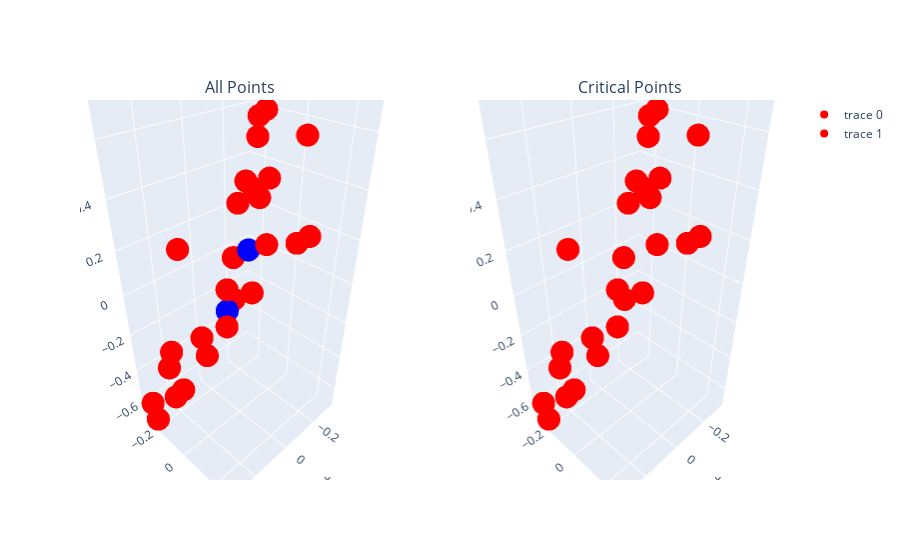

The cell this chart's notebook holds for it:
### Markdown cell above
Now lets visualize the critical points calculated by our model for the predestrian clouds from before. Recall that these are the points that contributed to the global feature. Why do you think these were the critical points the model ended up using? (Feel free to use different point clouds for your analysis)

### Code cell
plot_crit_points_from_file(model, 'data/sweeps/MOTORCYCLIST/68.txt', 200)

### Figure 1 — Plotly figure (JSON) as saved in the notebook; plotly's stock layout.template omitted (floating-point values rounded to 4 significant figures; data arrays with more than 128 entries replaced by an {"elided": "..."} marker saying what was removed)
{"data": [{"line": {"color": "rgba(0,0,0,0)"}, "marker": {"color": {"elided": "200 str values"}}, "scene": "scene", "type": "scatter3d", "x": {"elided": "200 float values"}, "y": {"elided": "200 float values"}, "z": {"elided": "200 float values"}}, {"line": {"color": "rgba(0,0,0,0)"}, "marker": {"color": "red"}, "scene": "scene2", "type": "scatter3d", "x": {"elided": "198 float values"}, "y": {"elided": "198 float values"}, "z": {"elided": "198 float values"}}], "layout": {"annotations": [{"font": {"size": 16}, "showarrow": false, "text": "All Points", "x": 0.225, "xanchor": "center", "xref": "paper", "y": 1, "yanchor": "bottom", "yref": "paper"}, {"font": {"size": 16}, "showarrow": false, "text": "Critical Points", "x": 0.775, "xanchor": "center", "xref": "paper", "y": 1, "yanchor": "bottom", "yref": "paper"}], "scene": {"domain": {"x": [0, 0.45], "y": [0, 1]}}, "scene2": {"domain": {"x": [0.55, 1], "y": [0, 1]}}}}
